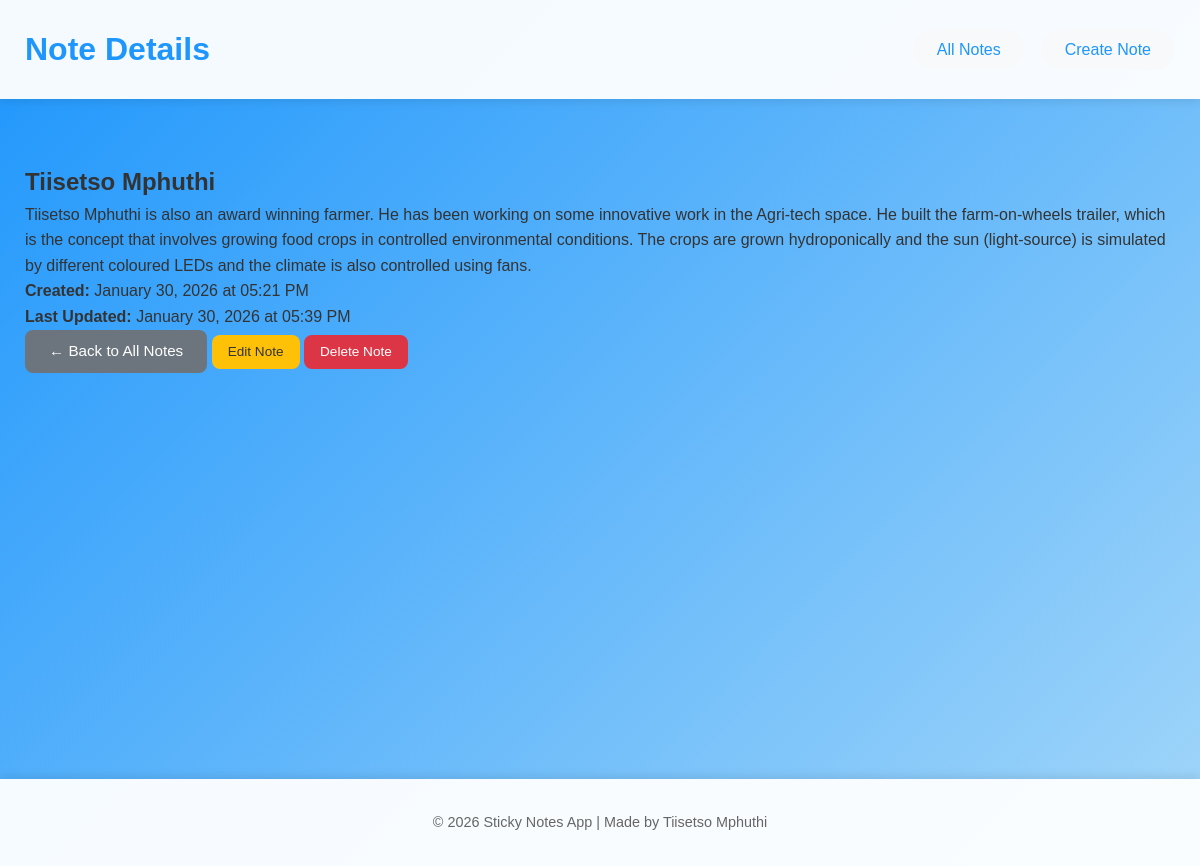
The page /note/9/ on the database its author committed.
### notes/models.py (models this page shows, shortened)
class Note(models.Model):
    title = models.CharField(max_length=200, blank=False, null=False)
    content = models.TextField(blank=True, null=False)
    created_at = models.DateTimeField(auto_now_add=True)
    updated_at = models.DateTimeField(auto_now=True)
    class Meta:
        ordering = ['-created_at']

### notes/views.py (the view)
# urls.py: path('note/<int:pk>/', views.note_detail, name='note_detail'),
def note_detail(request, pk):
    note = get_object_or_404(Note, pk=pk)
    context = {
        'note': note,
    }
    return render(request, 'notes/note_detail.html', context)

### notes/templates/notes/note_detail.html (shortened to what this page needs)
{% extends 'base.html' %}
{% block header %}Note Details{% endblock %}
{% block content %}
<div class="note-detail-container">
    <div class="note-detail-card">
        <div class="note-detail-header">
            <h2>{{ note.title }}</h2>
        </div>
        <div class="note-detail-content">
            <p>{{ note.content|linebreaks }}</p>
        </div>
        <div class="note-detail-meta">
            <p><strong>Created:</strong> {{ note.created_at|date:"F d, Y \a\t h:i A" }}</p>
            <p><strong>Last Updated:</strong> {{ note.updated_at|date:"F d, Y \a\t h:i A" }}</p>
        </div>
        <div class="note-detail-actions">
            <a href="{% url 'note_list' %}" class="btn btn-secondary">← Back to All Notes</a>
            <a href="{% url 'note_update' pk=note.pk %}" class="btn btn-edit">Edit Note</a>
            <a href="{% url 'note_delete' pk=note.pk %}" class="btn btn-delete" onclick="return confirm('Are you sure you want to delete this note?');">Delete Note</a>
        </div>
    </div>
</div>
{% endblock %}

### notes/static/notes/styles.css (style rules this page uses)
* { margin: 0; padding: 0; box-sizing: border-box; }
body { font-family: Arial, Helvetica, sans-serif; background: linear-gradient(135deg, #1e96fc 0%, #a2d6f9 100%); min-height: 100vh; color: #333; line-height: 1.6; }
.btn { display: inline-block; padding: 0.6rem 1.5rem; border-radius: 8px; text-decoration: none; font-weight: 500; transition: all 0.3s ease; cursor: pointer; border: none; font-size: 0.95rem; text-align: center; }
.btn-secondary { background: #6c757d; color: white; }
.btn-edit { background: #ffc107; color: #333; font-size: 0.85rem; padding: 0.4rem 1rem; }
.btn-delete { background: #dc3545; color: white; font-size: 0.85rem; padding: 0.4rem 1rem; }

### rows shown on the page
Note: title "Tiisetso Mphuthi", content "Tiisetso Mphuthi is also an award winning farmer. He has been working on some innovative work in the Agri-tech space. He built the farm-on-wheels trailer, which is the concept that involves growing food crops in controlled environmental conditions. The crops are grown hydroponically and the sun (light-source) is simulated by different coloured LEDs and the climate is also controlled using fans.", created_at "January 30, 2026 at 05:21 PM", updated_at "January 30, 2026 at 05:39 PM"
